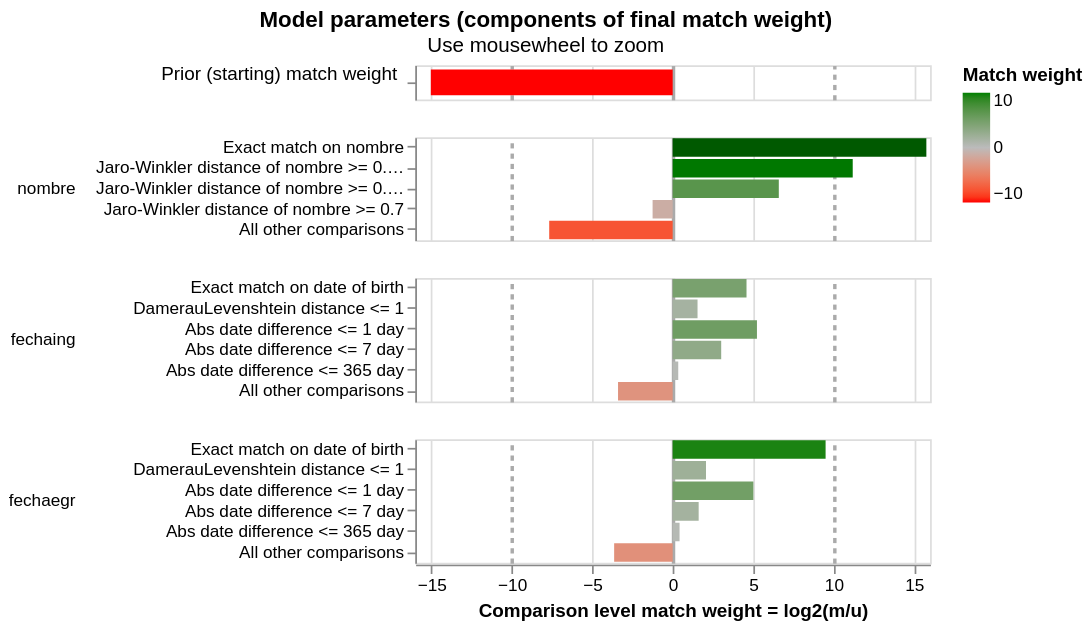

Notebook source saved alongside this figure:
### Markdown cell above
### Visualizando los pesos

### Code cell
linker.visualisations.match_weights_chart()

### Figure 1 — Vega-Lite specification as saved in the notebook (floating-point values rounded to 4 significant figures)
{"config": {"view": {"continuousWidth": 300, "continuousHeight": 300, "discreteHeight": 60, "discreteWidth": 400}, "header": {"title": null}, "mark": {"tooltip": null}, "title": {"anchor": "middle"}}, "vconcat": [{"mark": {"type": "bar", "clip": true, "height": 15}, "encoding": {"color": {"field": "log2_bayes_factor", "scale": {"domain": [-10, 0, 10], "interpolate": "lab", "range": ["red", "#bbbbbb", "green"]}, "title": "Match weight", "type": "quantitative"}, "tooltip": [{"field": "comparison_name", "title": "Comparison name", "type": "nominal"}, {"field": "probability_two_random_records_match", "format": ".4f", "title": "Probability two random records match", "type": "nominal"}, {"field": "log2_bayes_factor", "format": ",.4f", "title": "Equivalent match weight", "type": "quantitative"}, {"field": "bayes_factor_description", "title": "Match weight description", "type": "nominal"}], "x": {"axis": {"domain": false, "gridColor": {"condition": {"test": "abs(datum.value / 10)  <= 1 & datum.value % 10 === 0", "value": "#aaa"}, "value": "#ddd"}, "gridDash": {"condition": {"test": "abs(datum.value / 10) == 1", "value": [3]}, "value": null}, "gridWidth": {"condition": {"test": "abs(datum.value / 10)  <= 1 & datum.value % 10 === 0", "value": 2}, "value": 1}, "labels": false, "ticks": false, "title": ""}, "field": "log2_bayes_factor", "scale": {"domain": [-16, 16]}, "type": "quantitative"}, "y": {"axis": {"title": "Prior (starting) match weight", "titleAlign": "right", "titleAngle": 0, "titleFontWeight": "normal"}, "field": "label_for_charts", "sort": {"field": "comparison_vector_value", "order": "descending"}, "type": "nominal"}}, "height": 20, "transform": [{"filter": "(datum.comparison_name == 'probability_two_random_records_match')"}]}, {"mark": {"type": "bar", "clip": true}, "encoding": {"color": {"field": "log2_bayes_factor", "scale": {"domain": [-10, 0, 10], "interpolate": "lab", "range": ["red", "#bbbbbb", "green"]}, "title": "Match weight", "type": "quantitative"}, "row": {"field": "comparison_name", "header": {"labelAlign": "left", "labelAnchor": "middle", "labelAngle": 0}, "sort": {"field": "comparison_sort_order"}, "type": "nominal"}, "tooltip": [{"field": "comparison_name", "title": "Comparison name", "type": "nominal"}, {"field": "label_for_charts", "title": "Label", "type": "ordinal"}, {"field": "sql_condition", "title": "SQL condition", "type": "nominal"}, {"field": "m_probability", "format": ".10~g", "title": "M probability", "type": "quantitative"}, {"field": "u_probability", "format": ".10~g", "title": "U probability", "type": "quantitative"}, {"field": "bayes_factor", "format": ",.6f", "title": "Bayes factor = m/u", "type": "quantitative"}, {"field": "log2_bayes_factor", "format": ".4~g", "title": "Match weight = log2(m/u)", "type": "quantitative"}, {"field": "bayes_factor_description", "title": "Match weight description", "type": "nominal"}, {"field": "m_probability_description", "title": "m probability description", "type": "nominal"}, {"field": "u_probability_description", "title": "u probability description", "type": "nominal"}], "x": {"axis": {"gridColor": {"condition": {"test": "abs(datum.value / 10)  <= 1 & datum.value % 10 === 0", "value": "#aaa"}, "value": "#ddd"}, "gridDash": {"condition": {"test": "abs(datum.value / 10) == 1", "value": [3]}, "value": null}, "gridWidth": {"condition": {"test": "abs(datum.value / 10)  <= 1 & datum.value % 10 === 0", "value": 2}, "value": 1}, "title": "Comparison level match weight = log2(m/u)"}, "field": "log2_bayes_factor", "scale": {"domain": [-16, 16]}, "type": "quantitative"}, "y": {"axis": {"title": null}, "field": "label_for_charts", "sort": {"field": "comparison_vector_value", "order": "descending"}, "type": "nominal"}}, "height": {"step": 12}, "resolve": {"axis": {"y": "independent"}, "scale": {"y": "independent"}}, "transform": [{"filter": "(datum.comparison_name != 'probability_two_random_records_match')"}]}], "data": {"name": "data-931ceb126f905c72bb3ea481879c429e"}, "params": [{"name": "mouse_zoom", "select": {"type": "interval", "encodings": ["x"]}, "bind": "scales", "views": []}], "resolve": {"axis": {"y": "independent"}, "scale": {"y": "independent"}}, "title": {"text": "Model parameters (components of final match weight)", "subtitle": "Use mousewheel to zoom"}, "$schema": "https://vega.github.io/schema/vega-lite/v5.9.3.json", "datasets": {"data-931ceb126f905c72bb3ea481879c429e": [{"comparison_name": "probability_two_random_records_match", "sql_condition": null, "label_for_charts": "", "m_probability": null, "u_probability": null, "m_probability_description": null, "u_probability_description": null, "has_tf_adjustments": false, "tf_adjustment_column": null, "tf_adjustment_weight": null, "is_null_level": false, "bayes_factor": 2.983e-05, "log2_bayes_factor": -15.03, "comparison_vector_value": 0, "max_comparison_vector_value": 0, "bayes_factor_description": "The probability that two random records drawn at random match is 0.000 or one in  33,528.5 records.This is equivalent to a starting match weight of -15.033.", "probability_two_random_records_match": 2.983e-05, "comparison_sort_order": -1}, {"comparison_name": "nombre", "sql_condition": "\"nombre_l\" = \"nombre_r\"", "label_for_charts": "Exact match on nombre", "m_probability": 0.9139, "u_probability": 1.636e-05, "m_probability_description": "Amongst matching record comparisons, 91.39% of records (i.e. one in 1.094) are in the exact match on nombre comparison level", "u_probability_description": "Amongst non-matching record comparisons, 0.001636% of records (i.e. one in 61,119) are in the exact match on nombre comparison level", "has_tf_adjustments": true, "tf_adjustment_column": "nombre", "tf_adjustment_weight": 1.0, "is_null_level": false, "bayes_factor": 55850.0, "log2_bayes_factor": 15.77, "comparison_vector_value": 4, "max_comparison_vector_value": 4, "bayes_factor_description": "If comparison level is `exact match on nombre` then comparison is 55,855 times more likely to be a match", "probability_two_random_records_match": 2.983e-05, "comparison_sort_order": 0}, {"comparison_name": "nombre", "sql_condition": "jaro_winkler_similarity(\"nombre_l\", \"nombre_r\") >= 0.92", "label_for_charts": "Jaro-Winkler distance of nombre >= 0.92", "m_probability": 0.04306, "u_probability": 1.841e-05, "m_probability_description": "Amongst matching record comparisons, 4.306% of records (i.e. one in 23.22) are in the jaro-winkler distance of nombre >= 0.92 comparison level", "u_probability_description": "Amongst non-matching record comparisons, 0.001841% of records (i.e. one in 54,328) are in the jaro-winkler distance of nombre >= 0.92 comparison level", "has_tf_adjustments": false, "tf_adjustment_column": null, "tf_adjustment_weight": 1.0, "is_null_level": false, "bayes_factor": 2339.0, "log2_bayes_factor": 11.19, "comparison_vector_value": 3, "max_comparison_vector_value": 4, "bayes_factor_description": "If comparison level is `jaro-winkler distance of nombre >= 0.92` then comparison is 2,339 times more likely to be a match", "probability_two_random_records_match": 2.983e-05, "comparison_sort_order": 0}, {"comparison_name": "nombre", "sql_condition": "jaro_winkler_similarity(\"nombre_l\", \"nombre_r\") >= 0.88", "label_for_charts": "Jaro-Winkler distance of nombre >= 0.88", "m_probability": 0.02871, "u_probability": 0.0002966, "m_probability_description": "Amongst matching record comparisons, 2.871% of records (i.e. one in 34.83) are in the jaro-winkler distance of nombre >= 0.88 comparison level", "u_probability_description": "Amongst non-matching record comparisons, 0.02966% of records (i.e. one in 3,372) are in the jaro-winkler distance of nombre >= 0.88 comparison level", "has_tf_adjustments": false, "tf_adjustment_column": null, "tf_adjustment_weight": 1.0, "is_null_level": false, "bayes_factor": 96.81, "log2_bayes_factor": 6.597, "comparison_vector_value": 2, "max_comparison_vector_value": 4, "bayes_factor_description": "If comparison level is `jaro-winkler distance of nombre >= 0.88` then comparison is 96.81 times more likely to be a match", "probability_two_random_records_match": 2.983e-05, "comparison_sort_order": 0}, {"comparison_name": "nombre", "sql_condition": "jaro_winkler_similarity(\"nombre_l\", \"nombre_r\") >= 0.7", "label_for_charts": "Jaro-Winkler distance of nombre >= 0.7", "m_probability": 0.009569, "u_probability": 0.02273, "m_probability_description": "Amongst matching record comparisons, 0.9569% of records (i.e. one in 104) are in the jaro-winkler distance of nombre >= 0.7 comparison level", "u_probability_description": "Amongst non-matching record comparisons, 2.273% of records (i.e. one in 44) are in the jaro-winkler distance of nombre >= 0.7 comparison level", "has_tf_adjustments": false, "tf_adjustment_column": null, "tf_adjustment_weight": 1.0, "is_null_level": false, "bayes_factor": 0.421, "log2_bayes_factor": -1.248, "comparison_vector_value": 1, "max_comparison_vector_value": 4, "bayes_factor_description": "If comparison level is `jaro-winkler distance of nombre >= 0.7` then comparison is 2.375 times less likely to be a match", "probability_two_random_records_match": 2.983e-05, "comparison_sort_order": 0}, {"comparison_name": "nombre", "sql_condition": "ELSE", "label_for_charts": "All other comparisons", "m_probability": 0.004785, "u_probability": 0.9769, "m_probability_description": "Amongst matching record comparisons, 0.4785% of records (i.e. one in 209) are in the all other comparisons comparison level", "u_probability_description": "Amongst non-matching record comparisons, 97.69% of records (i.e. one in 1.024) are in the all other comparisons comparison level", "has_tf_adjustments": false, "tf_adjustment_column": null, "tf_adjustment_weight": 1.0, "is_null_level": false, "bayes_factor": 0.004898, "log2_bayes_factor": -7.674, "comparison_vector_value": 0, "max_comparison_vector_value": 4, "bayes_factor_description": "If comparison level is `all other comparisons` then comparison is 204 times less likely to be a match", "probability_two_random_records_match": 2.983e-05, "comparison_sort_order": 0}, {"comparison_name": "fechaing", "sql_condition": "\"fechaing_l\" = \"fechaing_r\"", "label_for_charts": "Exact match on date of birth", "m_probability": 0.03147, "u_probability": 0.001307, "m_probability_description": "Amongst matching record comparisons, 3.147% of records (i.e. one in 31.77) are in the exact match on date of birth comparison level", "u_probability_description": "Amongst non-matching record comparisons, 0.1307% of records (i.e. one in 765) are in the exact match on date of birth comparison level", "has_tf_adjustments": false, "tf_adjustment_column": null, "tf_adjustment_weight": 1.0, "is_null_level": false, "bayes_factor": 24.08, "log2_bayes_factor": 4.59, "comparison_vector_value": 5, "max_comparison_vector_value": 5, "bayes_factor_description": "If comparison level is `exact match on date of birth` then comparison is 24.08 times more likely to be a match", "probability_two_random_records_match": 2.983e-05, "comparison_sort_order": 1}, {"comparison_name": "fechaing", "sql_condition": "damerau_levenshtein(\"fechaing_l\", \"fechaing_r\") <= 1", "label_for_charts": "DamerauLevenshtein distance <= 1", "m_probability": 0.06272, "u_probability": 0.02149, "m_probability_description": "Amongst matching record comparisons, 6.272% of records (i.e. one in 15.94) are in the dameraulevenshtein distance <= 1 comparison level", "u_probability_description": "Amongst non-matching record comparisons, 2.149% of records (i.e. one in 46.54) are in the dameraulevenshtein distance <= 1 comparison level", "has_tf_adjustments": false, "tf_adjustment_column": null, "tf_adjustment_weight": 1.0, "is_null_level": false, "bayes_factor": 2.919, "log2_bayes_factor": 1.546, "comparison_vector_value": 4, "max_comparison_vector_value": 5, "bayes_factor_description": "If comparison level is `dameraulevenshtein distance <= 1` then comparison is 2.919 times more likely to be a match", "probability_two_random_records_match": 2.983e-05, "comparison_sort_order": 1}, {"comparison_name": "fechaing", "sql_condition": "ABS(EPOCH(try_strptime(\"fechaing_l\", '%Y-%m-%d')) - EPOCH(try_strptime(\"fechaing_r\", '%Y-%m-%d'))) <= 86400", "label_for_charts": "Abs date difference <= 1 day", "m_probability": 0.01, "u_probability": 0.0002649, "m_probability_description": "Amongst matching record comparisons, 1% of records (i.e. one in 100) are in the abs date difference <= 1 day comparison level", "u_probability_description": "Amongst non-matching record comparisons, 0.02649% of records (i.e. one in 3,776) are in the abs date difference <= 1 day comparison level", "has_tf_adjustments": false, "tf_adjustment_column": null, "tf_adjustment_weight": 1.0, "is_null_level": false, "bayes_factor": 37.76, "log2_bayes_factor": 5.239, "comparison_vector_value": 3, "max_comparison_vector_value": 5, "bayes_factor_description": "If comparison level is `abs date difference <= 1 day` then comparison is 37.76 times more likely to be a match", "probability_two_random_records_match": 2.983e-05, "comparison_sort_order": 1}, {"comparison_name": "fechaing", "sql_condition": "ABS(EPOCH(try_strptime(\"fechaing_l\", '%Y-%m-%d')) - EPOCH(try_strptime(\"fechaing_r\", '%Y-%m-%d'))) <= 604800", "label_for_charts": "Abs date difference <= 7 day", "m_probability": 0.05796, "u_probability": 0.007163, "m_probability_description": "Amongst matching record comparisons, 5.796% of records (i.e. one in 17.25) are in the abs date difference <= 7 day comparison level", "u_probability_description": "Amongst non-matching record comparisons, 0.7163% of records (i.e. one in 140) are in the abs date difference <= 7 day comparison level", "has_tf_adjustments": false, "tf_adjustment_column": null, "tf_adjustment_weight": 1.0, "is_null_level": false, "bayes_factor": 8.091, "log2_bayes_factor": 3.016, "comparison_vector_value": 2, "max_comparison_vector_value": 5, "bayes_factor_description": "If comparison level is `abs date difference <= 7 day` then comparison is 8.091 times more likely to be a match", "probability_two_random_records_match": 2.983e-05, "comparison_sort_order": 1}, {"comparison_name": "fechaing", "sql_condition": "ABS(EPOCH(try_strptime(\"fechaing_l\", '%Y-%m-%d')) - EPOCH(try_strptime(\"fechaing_r\", '%Y-%m-%d'))) <= 31536000", "label_for_charts": "Abs date difference <= 365 day", "m_probability": 0.8167, "u_probability": 0.6423, "m_probability_description": "Amongst matching record comparisons, 81.67% of records (i.e. one in 1.224) are in the abs date difference <= 365 day comparison level", "u_probability_description": "Amongst non-matching record comparisons, 64.23% of records (i.e. one in 1.557) are in the abs date difference <= 365 day comparison level", "has_tf_adjustments": false, "tf_adjustment_column": null, "tf_adjustment_weight": 1.0, "is_null_level": false, "bayes_factor": 1.272, "log2_bayes_factor": 0.3466, "comparison_vector_value": 1, "max_comparison_vector_value": 5, "bayes_factor_description": "If comparison level is `abs date difference <= 365 day` then comparison is 1.272 times more likely to be a match", "probability_two_random_records_match": 2.983e-05, "comparison_sort_order": 1}, {"comparison_name": "fechaing", "sql_condition": "ELSE", "label_for_charts": "All other comparisons", "m_probability": 0.0311, "u_probability": 0.3275, "m_probability_description": "Amongst matching record comparisons, 3.11% of records (i.e. one in 32.15) are in the all other comparisons comparison level", "u_probability_description": "Amongst non-matching record comparisons, 32.75% of records (i.e. one in 3.054) are in the all other comparisons comparison level", "has_tf_adjustments": false, "tf_adjustment_column": null, "tf_adjustment_weight": 1.0, "is_null_level": false, "bayes_factor": 0.09498, "log2_bayes_factor": -3.396, "comparison_vector_value": 0, "max_comparison_vector_value": 5, "bayes_factor_description": "If comparison level is `all other comparisons` then comparison is 10.53 times less likely to be a match", "probability_two_random_records_match": 2.983e-05, "comparison_sort_order": 1}, {"comparison_name": "fechaegr", "sql_condition": "\"fechaegr_l\" = \"fechaegr_r\"", "label_for_charts": "Exact match on date of birth", "m_probability": 0.95, "u_probability": 0.001307, "m_probability_description": "Amongst matching record comparisons, 95% of records (i.e. one in 1.053) are in the exact match on date of birth comparison level", "u_probability_description": "Amongst non-matching record comparisons, 0.1307% of records (i.e. one in 765) are in the exact match on date of birth comparison level", "has_tf_adjustments": false, "tf_adjustment_column": null, "tf_adjustment_weight": 1.0, "is_null_level": false, "bayes_factor": 726.9, "log2_bayes_factor": 9.506, "comparison_vector_value": 5, "max_comparison_vector_value": 5, "bayes_factor_description": "If comparison level is `exact match on date of birth` then comparison is 727 times more likely to be a match", "probability_two_random_records_match": 2.983e-05, "comparison_sort_order": 2}, {"comparison_name": "fechaegr", "sql_condition": "damerau_levenshtein(\"fechaegr_l\", \"fechaegr_r\") <= 1", "label_for_charts": "DamerauLevenshtein distance <= 1", "m_probability": 0.08713, "u_probability": 0.02073, "m_probability_description": "Amongst matching record comparisons, 8.713% of records (i.e. one in 11.48) are in the dameraulevenshtein distance <= 1 comparison level", "u_probability_description": "Amongst non-matching record comparisons, 2.073% of records (i.e. one in 48.25) are in the dameraulevenshtein distance <= 1 comparison level", "has_tf_adjustments": false, "tf_adjustment_column": null, "tf_adjustment_weight": 1.0, "is_null_level": false, "bayes_factor": 4.204, "log2_bayes_factor": 2.072, "comparison_vector_value": 4, "max_comparison_vector_value": 5, "bayes_factor_description": "If comparison level is `dameraulevenshtein distance <= 1` then comparison is 4.204 times more likely to be a match", "probability_two_random_records_match": 2.983e-05, "comparison_sort_order": 2}, {"comparison_name": "fechaegr", "sql_condition": "ABS(EPOCH(try_strptime(\"fechaegr_l\", '%Y-%m-%d')) - EPOCH(try_strptime(\"fechaegr_r\", '%Y-%m-%d'))) <= 86400", "label_for_charts": "Abs date difference <= 1 day", "m_probability": 0.01, "u_probability": 0.0003088, "m_probability_description": "Amongst matching record comparisons, 1% of records (i.e. one in 100) are in the abs date difference <= 1 day comparison level", "u_probability_description": "Amongst non-matching record comparisons, 0.03088% of records (i.e. one in 3,238) are in the abs date difference <= 1 day comparison level", "has_tf_adjustments": false, "tf_adjustment_column": null, "tf_adjustment_weight": 1.0, "is_null_level": false, "bayes_factor": 32.38, "log2_bayes_factor": 5.017, "comparison_vector_value": 3, "max_comparison_vector_value": 5, "bayes_factor_description": "If comparison level is `abs date difference <= 1 day` then comparison is 32.38 times more likely to be a match", "probability_two_random_records_match": 2.983e-05, "comparison_sort_order": 2}, {"comparison_name": "fechaegr", "sql_condition": "ABS(EPOCH(try_strptime(\"fechaegr_l\", '%Y-%m-%d')) - EPOCH(try_strptime(\"fechaegr_r\", '%Y-%m-%d'))) <= 604800", "label_for_charts": "Abs date difference <= 7 day", "m_probability": 0.02108, "u_probability": 0.006879, "m_probability_description": "Amongst matching record comparisons, 2.108% of records (i.e. one in 47.44) are in the abs date difference <= 7 day comparison level", "u_probability_description": "Amongst non-matching record comparisons, 0.6879% of records (i.e. one in 145) are in the abs date difference <= 7 day comparison level", "has_tf_adjustments": false, "tf_adjustment_column": null, "tf_adjustment_weight": 1.0, "is_null_level": false, "bayes_factor": 3.064, "log2_bayes_factor": 1.616, "comparison_vector_value": 2, "max_comparison_vector_value": 5, "bayes_factor_description": "If comparison level is `abs date difference <= 7 day` then comparison is 3.064 times more likely to be a match", "probability_two_random_records_match": 2.983e-05, "comparison_sort_order": 2}, {"comparison_name": "fechaegr", "sql_condition": "ABS(EPOCH(try_strptime(\"fechaegr_l\", '%Y-%m-%d')) - EPOCH(try_strptime(\"fechaegr_r\", '%Y-%m-%d'))) <= 31536000", "label_for_charts": "Abs date difference <= 365 day", "m_probability": 0.8655, "u_probability": 0.6432, "m_probability_description": "Amongst matching record comparisons, 86.55% of records (i.e. one in 1.155) are in the abs date difference <= 365 day comparison level", "u_probability_description": "Amongst non-matching record comparisons, 64.32% of records (i.e. one in 1.555) are in the abs date difference <= 365 day comparison level", "has_tf_adjustments": false, "tf_adjustment_column": null, "tf_adjustment_weight": 1.0, "is_null_level": false, "bayes_factor": 1.345, "log2_bayes_factor": 0.4281, "comparison_vector_value": 1, "max_comparison_vector_value": 5, "bayes_factor_description": "If comparison level is `abs date difference <= 365 day` then comparison is 1.345 times more likely to be a match", "probability_two_random_records_match": 2.983e-05, "comparison_sort_order": 2}, {"comparison_name": "fechaegr", "sql_condition": "ELSE", "label_for_charts": "All other comparisons", "m_probability": 0.02632, "u_probability": 0.3275, "m_probability_description": "Amongst matching record comparisons, 2.632% of records (i.e. one in 38) are in the all other comparisons comparison level", "u_probability_description": "Amongst non-matching record comparisons, 32.75% of records (i.e. one in 3.053) are in the all other comparisons comparison level", "has_tf_adjustments": false, "tf_adjustment_column": null, "tf_adjustment_weight": 1.0, "is_null_level": false, "bayes_factor": 0.08035, "log2_bayes_factor": -3.638, "comparison_vector_value": 0, "max_comparison_vector_value": 5, "bayes_factor_description": "If comparison level is `all other comparisons` then comparison is 12.45 times less likely to be a match", "probability_two_random_records_match": 2.983e-05, "comparison_sort_order": 2}]}}
